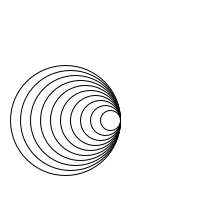
Frame 1 (no input)
Frame 60 (the mouse pressed at the canvas centre just before this capture): identical to frame 1, image omitted
Frame 120 (the mouse held since frame 60 and released just before this capture): identical to frame 1, image omitted

The Processing sketch that drew this single still picture (run headless with seeded random() and noise(); from frame 60 on, the mouse is pressed at the canvas centre):

// Processing sketch: sketch_9_6
// ── sketch_9_6.pde
void setup() {
  size(200, 200);
}

void draw() {
  background(255, 255, 255);
  drawRightC(120, 120, 110, 10);
}

void drawRightC(int x, int y, int sizeC, int aantal){
  for (int i = 0; i < aantal; i++){
    ellipse(x - sizeC/2, y, sizeC, sizeC);
    sizeC -= 10;
  }
}
